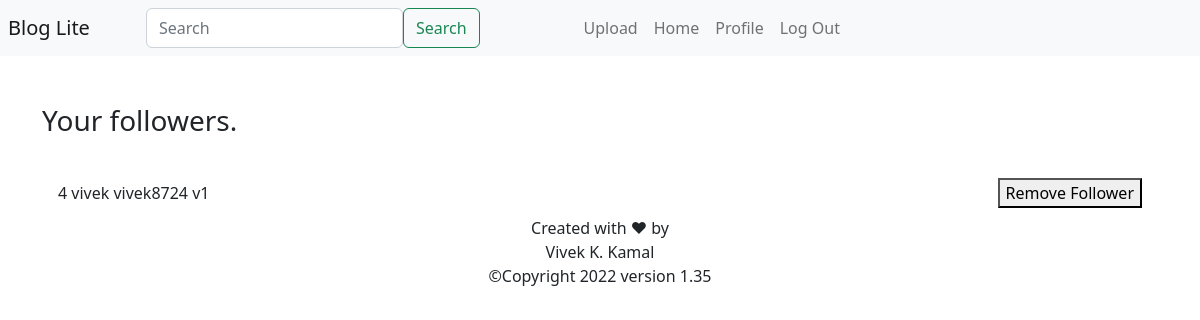
The page /followers/v1 (signed in) on the database its author committed.
### Website/app_models.py (models this page shows)
class Follower(db.Model):
    id = db.Column(db.Integer, primary_key=True)
    user_id = db.Column(db.Integer, db.ForeignKey('user.id'))
    follower_id = db.Column(db.Integer)

class User(db.Model, UserMixin):
    id = db.Column(db.Integer, primary_key=True)
    name = db.Column(db.String(20))
    user_name = db.Column(db.String(20), unique=True)
    password = db.Column(db.String(20))
    profile_pic = db.Column(db.LargeBinary)
    followers = db.relationship('Follower')
    followings = db.relationship('Following')

### Website/app_auth.py (the view)
@app_auth.route('/followers/<user_name>', methods=['GET', 'POST'])
@login_required
def follower(user_name):
    user = User.query.filter_by(user_name=user_name).first()
    return render_template('followers_page.html', user=user)

### Website/__init__.py (called while the page is built)
def create_app():
    app = Flask(__name__)
    app.config['SECRET_KEY'] = "It's Vivek"
    app.config['SQLALCHEMY_DATABASE_URI'] = f'sqlite:///{DB_NAME}'
    db.init_app(app)
    login_manager = LoginManager()
    login_manager.login_view = 'app_auth.login'
    login_manager.login_message = u"Log in to access the page"
    login_manager.init_app(app)
    @login_manager.user_loader
    def load_user(id):
        return User.query.get(int(id))
    from .app_views import app_views
    from .app_auth import app_auth
    app.register_blueprint(app_views, url_prefix='/')
    app.register_blueprint(app_auth, url_index='/')
    from .app_models import User, Post, Like, Comment, Following, Follower
    with app.app_context():
        db.create_all()
    return app

### Website/Templates/followers_page.html (shortened to what this page needs)
{% extends "app_base.html" %}
{% block content %}
<h3>Your followers.</h3>
<br>
<ul class="list-group list-group-flush" id="notes">
    {% for flwr in user.followers %}
    <li class="list-group-item d-flex justify-content-between align-items-center">
        {{ flwr.id }} {{ user.query.filter_by(id=flwr.follower_id).first().name }}
        {{ user.query.filter_by(id=flwr.follower_id).first().user_name }}
        {{ user.user_name }}
        <button type="button" onClick="removeFollowerFromFollowersPage('{{ flwr.id }}', '{{ user.user_name }}')">
            Remove Follower
        </button>
    </li>
    {% endfor %}
</ul>
{% endblock %}

### rows shown on the page
Follower: id "4"
User: query.filter_by "vivek", query.filter_by "vivek8724"
User: user_name "v1"
